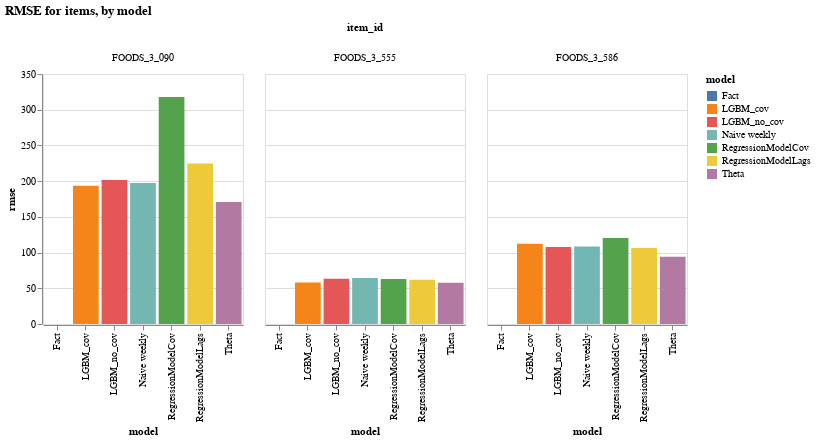

Notebook cell for this chart:
### Code cell
alt.Chart(eval_df, title = 'RMSE for items, by model').mark_bar().encode(
    x=alt.X('model:N',scale=alt.Scale(zero=False)),
    y=alt.Y('rmse:Q',scale=alt.Scale(zero=False)),
    color=alt.Color('model:N'),
    column='item_id:N'
).properties(width=200, height=250)#.interactive()

### Figure 1 — Vega-Lite specification as saved in the notebook (floating-point values rounded to 4 significant figures)
{"config": {"view": {"continuousWidth": 400, "continuousHeight": 300}}, "data": {"name": "data-1217906c3b6864b315d0dee26f47348e"}, "mark": "bar", "encoding": {"color": {"type": "nominal", "field": "model"}, "column": {"type": "nominal", "field": "item_id"}, "x": {"type": "nominal", "field": "model", "scale": {"zero": false}}, "y": {"type": "quantitative", "field": "rmse", "scale": {"zero": false}}}, "height": 250, "title": "RMSE for items, by model", "width": 200, "$schema": "https://vega.github.io/schema/vega-lite/v4.8.1.json", "datasets": {"data-1217906c3b6864b315d0dee26f47348e": [{"model": "Naive weekly", "rmse": 64.57, "rmse_normalized": 1.0, "item_id": "FOODS_3_555"}, {"model": "RegressionModelLags", "rmse": 62.05, "rmse_normalized": 0.961, "item_id": "FOODS_3_555"}, {"model": "RegressionModelCov", "rmse": 63.06, "rmse_normalized": 0.9766, "item_id": "FOODS_3_555"}, {"model": "LGBM_cov", "rmse": 58.05, "rmse_normalized": 0.8991, "item_id": "FOODS_3_555"}, {"model": "LGBM_no_cov", "rmse": 63.41, "rmse_normalized": 0.982, "item_id": "FOODS_3_555"}, {"model": "Theta", "rmse": 57.58, "rmse_normalized": 0.8917, "item_id": "FOODS_3_555"}, {"model": "Fact", "rmse": 0.0, "rmse_normalized": 0.0, "item_id": "FOODS_3_555"}, {"model": "Naive weekly", "rmse": 108.5, "rmse_normalized": 1.0, "item_id": "FOODS_3_586"}, {"model": "RegressionModelLags", "rmse": 106.4, "rmse_normalized": 0.9814, "item_id": "FOODS_3_586"}, {"model": "RegressionModelCov", "rmse": 120.3, "rmse_normalized": 1.11, "item_id": "FOODS_3_586"}, {"model": "LGBM_cov", "rmse": 112.3, "rmse_normalized": 1.035, "item_id": "FOODS_3_586"}, {"model": "LGBM_no_cov", "rmse": 107.7, "rmse_normalized": 0.9931, "item_id": "FOODS_3_586"}, {"model": "Theta", "rmse": 94.07, "rmse_normalized": 0.8674, "item_id": "FOODS_3_586"}, {"model": "Fact", "rmse": 0.0, "rmse_normalized": 0.0, "item_id": "FOODS_3_586"}, {"model": "Naive weekly", "rmse": 197.5, "rmse_normalized": 1.0, "item_id": "FOODS_3_090"}, {"model": "RegressionModelLags", "rmse": 224.6, "rmse_normalized": 1.137, "item_id": "FOODS_3_090"}, {"model": "RegressionModelCov", "rmse": 317.8, "rmse_normalized": 1.609, "item_id": "FOODS_3_090"}, {"model": "LGBM_cov", "rmse": 193.4, "rmse_normalized": 0.9792, "item_id": "FOODS_3_090"}, {"model": "LGBM_no_cov", "rmse": 201.5, "rmse_normalized": 1.02, "item_id": "FOODS_3_090"}, {"model": "Theta", "rmse": 170.8, "rmse_normalized": 0.8647, "item_id": "FOODS_3_090"}, {"model": "Fact", "rmse": 0.0, "rmse_normalized": 0.0, "item_id": "FOODS_3_090"}]}}
